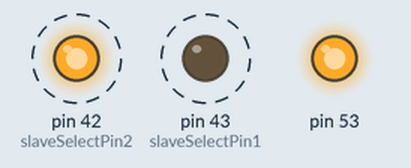
The sketch below on a simulated Arduino Mega 2560, built with avr-gcc and run on an emulated ATmega2560. Shown: output pins drawn as LEDs (lit = HIGH). Dashed ring = blinking.

Above: at 0.3 s.
Timing chart, 0 to 4.3 s (numbered marks = the images above):
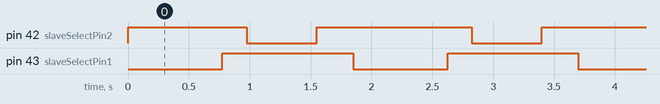

The sketch:

master.ino
```cpp
#include <SPI.h>

const int slaveSelectPin1 = 43;
const int slaveSelectPin2 = 42;

int turn = 1;

void setup() {

  pinMode(slaveSelectPin1, OUTPUT);
  digitalWrite(slaveSelectPin1, HIGH);

  pinMode(slaveSelectPin2, OUTPUT);
  digitalWrite(slaveSelectPin2, HIGH);

  SPI.begin();
}

void loop() {
  if (turn == 1)
  {
    sendData("Hello Samin & Hosna", 19, turn);
    turn = 2;
    delay(200);
  } else if (turn == 2)
  {
    sendData("Samin/Hosna", 11, turn);
    turn = 1;
    delay(300);
  }
}

void sendData (char data[], int _size, int ss)
{
  if (ss == 1)
    digitalWrite(slaveSelectPin1, LOW);
  else if (ss == 2)
    digitalWrite(slaveSelectPin2, LOW);

  delay(100);
  for (int i = 0; i < _size; i++)
  {
    SPI.transfer(data[i]);
    delay(25);
  }
  SPI.transfer('z');
  delay(200);

  if (ss == 1)
    digitalWrite(slaveSelectPin1, HIGH);
  else if (ss == 2)
    digitalWrite(slaveSelectPin2, HIGH);
}
```

Measured:
- by itself, pin 42 (slaveSelectPin2): alternates HIGH for 1.3 s and LOW for 0.58 s
- by itself, pin 43 (slaveSelectPin1): alternates HIGH for 1.1 s and LOW for 0.78 s
- by itself, everything shown: repeats every 1.9 s, in 4 steps
